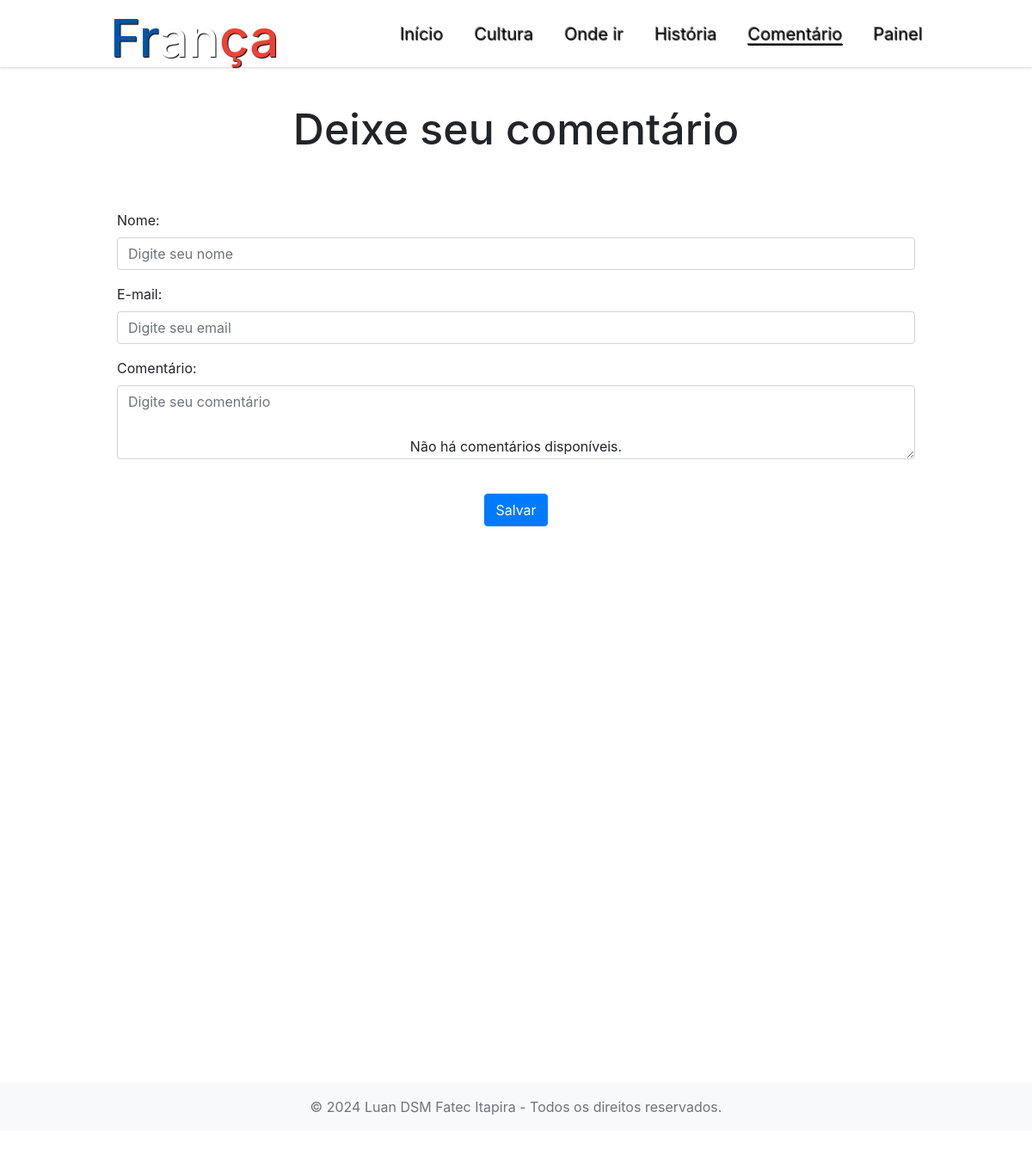
The app's page /pages/comentario.php, older data.
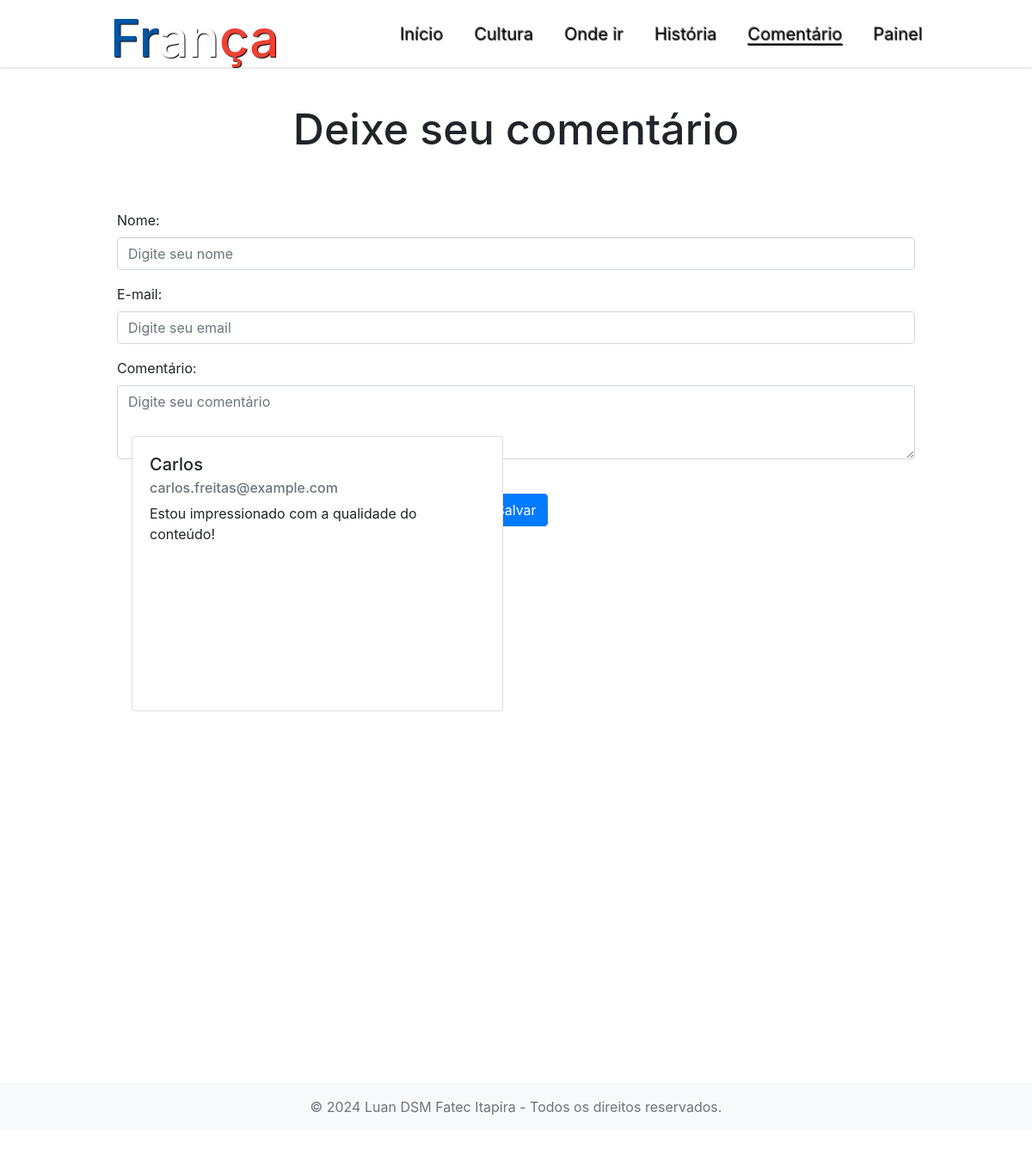
The same page, newer data.
### tables this page shows
CREATE TABLE `commentaries` (
  `id` varchar(36) NOT NULL,
  `guest_name` varchar(255) NOT NULL,
  `guest_email` varchar(64) NOT NULL,
  `commentary` text NOT NULL,
  `created_at` timestamp NOT NULL DEFAULT current_timestamp(),
  `is_valid` tinyint(1) NOT NULL DEFAULT 1
);

### model/Commentary.php (called while the page is built, shortened)
<?php
class Commentary
{
    public static function getAllValidCommentaries()
    {
        try {
            $connection = Connection::connect();
            $stmt = $connection->prepare('SELECT
            c.id AS commentary_id,
            c.commentary,
            c.created_at AS commentary_date,
            c.is_valid,
            c.guest_name,
            c.guest_email,
            CONCAT("[", GROUP_CONCAT(CONCAT(\'{"response":"\', REPLACE(r.response, \'"\', \'\\"\'), \'","response_date":"\', r.created_at, \'"}\') SEPARATOR ","), "]") AS response
        FROM
            commentaries c
        LEFT JOIN
            commentaries_response r ON c.id = r.id_commentary
        WHERE
            c.is_valid = 1
        GROUP BY
            c.id;');
            $stmt->execute();
            $validCommentaries = $stmt->fetchAll(PDO::FETCH_ASSOC);
            return json_encode($validCommentaries);
        } catch (PDOException $e) {
            return json_encode(["error" => "Erro ao buscar os comentários válidos: " . $e->getMessage()]);
        }
    }
}

### pages/comentario.php (the view, shortened to what this page needs)
<?php
require "../model/Commentary.php";
$commentaries = Commentary::getAllValidCommentaries();
$commentaries_json = json_decode($commentaries, true);
?>
<!DOCTYPE html>
<html lang="pt-BR">
<head>
  <link href="https://stackpath.bootstrapcdn.com/bootstrap/4.5.2/css/bootstrap.min.css" rel="stylesheet" />
  <link rel="stylesheet" href="../styles.css" />
</head>
<body>
  <nav class="navbar navbar-expand-lg navbar-light bg-light fixed-top w-100 bg-transparent blur flex-row padding py-3">
    <div class="d-flex justify-content-between w-100 flex-lg-row align-items-center">
      <a href="../index.html" class="text-decoration-none">
        <div class="logo logo-up h-100 d-flex p-2">
          <h1>
            <span class="header-title title-begin text-shadow">Fr</span><span class="header-title title-mid text-shadow">an</span><span class="header-title title-end text-shadow">ça</span>
          </h1>
        </div>
      </a>
      <div class="d-flex flex-column">
        <div class="collapse navbar-collapse" id="navbarSupportedContent">
          <ul class="navbar-nav ml-auto text-dark-emphasis" style="gap: 20px !important">
            <li class="nav-item d-flex justify-content-center">
              <a class="nav-link link-underline list text-dark-emphasis text-shadow" href="../index.html">Início</a>
            </li>
            <li class="nav-item d-flex justify-content-center">
              <a class="nav-link link-underline text-dark-emphasis list text-shadow" href="./cultura.html">Cultura</a>
            </li>
            <li class="nav-item d-flex justify-content-center">
              <a class="nav-link link-underline text-dark-text-dark-emphasis list text-shadow" href="./onde-ir.html">Onde ir <span class="sr-only">(current)</span></a>
            </li>
            <li class="nav-item d-flex justify-content-center">
              <a class="nav-link link-underline text-dark-emphasis list text-shadow" href="./historia.html">História</a>
            </li>
            <li class="nav-item d-flex justify-content-center">
              <a class="nav-link link-underline text-dark-emphasis list text-shadow" href="">Comentário</a>
            </li>
            <li class="nav-item d-flex justify-content-center">
              <a class="nav-link link-underline link-underline text-dark-emphasis list text-shadow" href="./login.php">Painel</a>
            </li>
          </ul>
        </div>
      </div>
    </div>
  </nav>
  <main>
    <section class="container-fluid wrapper" style="padding-inline: 10vw; margin-top: 15vh">
      <div class="row justify-content-center">
        <div class="col-12 mb-5">
          <h2 class="text-center mb-5 place-title">Deixe seu comentário</h2>
          <form action="./gravar-comentario.php" class="container p-0 p-lg-3" method="POST">
            <div class="form-group">
              <label for="nome">Nome:</label>
              <input type="text" class="form-control" id="nome" placeholder="Digite seu nome" name="nome" />
            </div>
            <div class="form-group">
              <label for="email">E-mail:</label>
              <input type="email" class="form-control" id="email" placeholder="Digite seu email" name="email" />
            </div>
            <div class="form-group">
              <label for="comentario">Comentário:</label>
              <textarea class="form-control" id="comentario" rows="3" placeholder="Digite seu comentário" name="comentario"></textarea>
            </div>
            <div class="d-flex justify-content-center">
              <button type="submit" class="btn btn-primary btn-md mt-4 mb-4">
                Salvar
              </button>
            </div>
          </form>
        </div>
      </div>
    </section>
    <section class="container-fluid wrapper" style='margin-top: -30vh;'>
      <div class="row justify-content-center">
        <div class="col-12 p-lg-5">
          <div class="row">
            <?php if (!empty($commentaries_json)) : ?>
              <?php foreach ($commentaries_json as $comment) : ?>
                <div class="col-md-6 mb-4">
                  <div class="card">
                    <div class="card-body">
                      <h5 class="card-title"><?php echo ucwords($comment['guest_name']); ?></h5>
                      <h6 class="card-subtitle mb-2 text-muted"><?php echo $comment['guest_email']; ?></h6>
                      <p class="card-text"><?php echo ucfirst($comment['commentary']); ?></p>
                    </div>
                  </div>
                </div>
              <?php endforeach; ?>
            <?php else : ?>
              <div class="col-12 text-center">
                <p>Não há comentários disponíveis.</p>
              </div>
            <?php endif; ?>
          </div>
        </div>
      </div>
    </section>
  </main>
  <footer class="footer mt-auto py-3 bg-light">
    <div class="container text-center">
      <span class="text-muted">© 2024 Luan DSM Fatec Itapira - Todos os direitos reservados.</span>
    </div>
  </footer>
</body>
</html>

### styles.css (style rules this page uses)
body { width: 100%; overflow-x: hidden; }
main { min-height: 100vh; }
.wrapper { min-height: 100vh; padding-inline: 10vw; }
.padding { padding-inline: 10vw; }
.navbar { box-shadow: 0px 2px 2px rgba(0, 0, 0, 0.1); }
.navbar-nav .nav-link { color: #333; }
.header-title { font-size: clamp(30px, 5vw, 60px); }
.title-begin { color: #0055a4; }
.title-mid { color: #ffffff; }
.title-end { color: #ef4135; }
.list { font-size: clamp(20px, 1.6vw, 32px); }
.text-shadow { text-shadow: 1px 1px 1px rgba(0, 0, 0, 1); }
.blur { backdrop-filter: blur(5px); width: 100%; background-color: rgba(255, 255, 255, 0.2) !important; }
.card { width: 100%; height: 100%; min-height: 40vh; }
.place-title { font-size: clamp(20px, 7vw, 50px); }
.logo-up { position: absolute; top: 0; left: 14; }

Row changes from the older to the newer data that the page shows:
added commentaries: guest_name "Carlos", guest_email "carlos.freitas@example.com", commentary "Estou impressionado com a qualidade do conteúdo!"
Text that changed along with them:
text no longer shown: "Não há comentários disponíveis."
